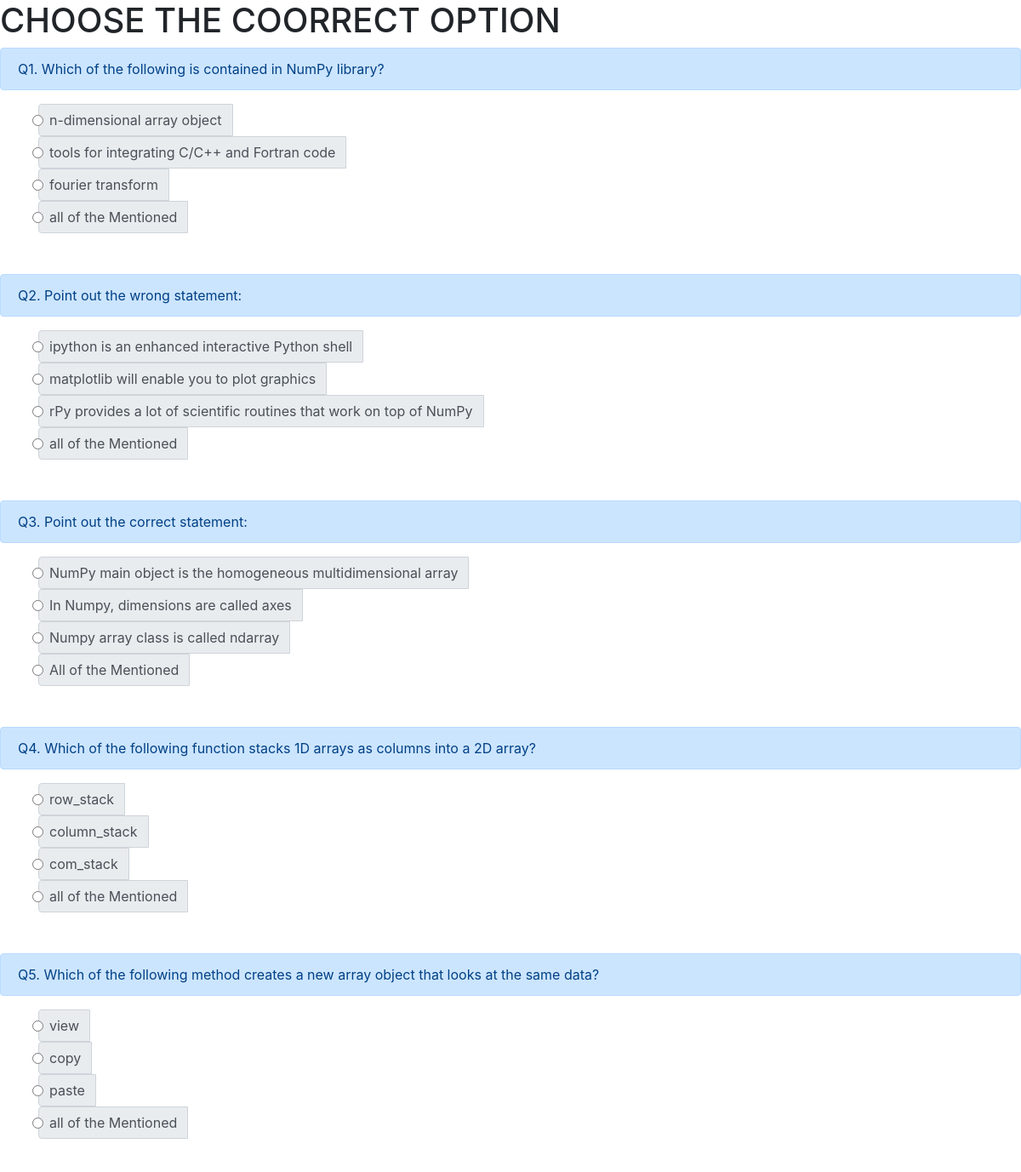
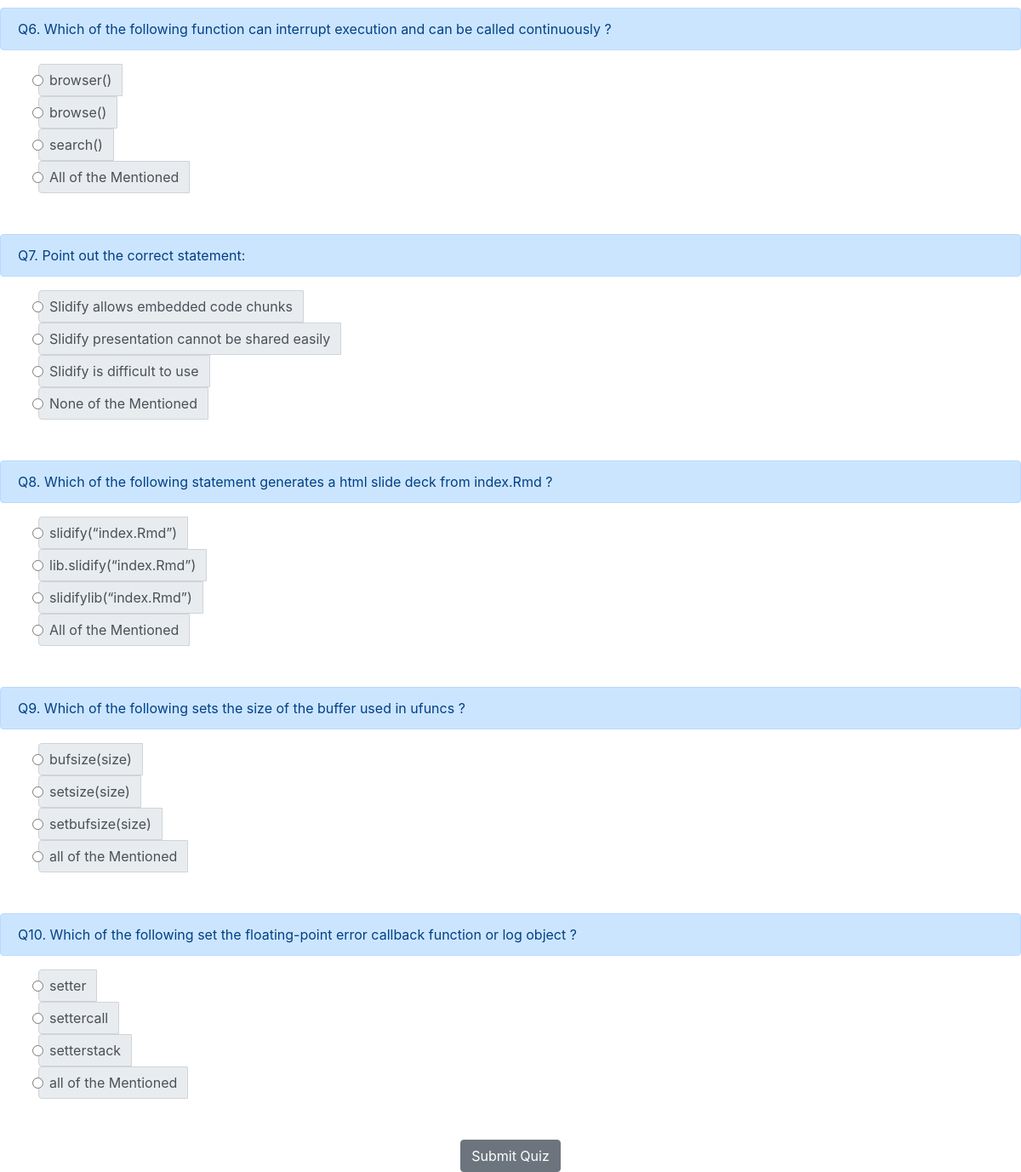
Page /poll/farm.html/ on the committed database (2 pictures, top to bottom).
### poll/models.py (models this page shows, shortened)
class Question(models.Model):
    ques_no = models.AutoField
    ques_desc = models.CharField(max_length=100)
    opa = models.CharField(max_length=100, default='')
    opb = models.CharField(max_length=100, default='')
    opc = models.CharField(max_length=100, default='')
    opd = models.CharField(max_length=100, default='')
    ans = models.CharField(max_length=100, default='')

### poll/views.py (the view)
# urls.py: path('farm.html/', views.farm, name="farm.html"),
def farm(request):
    questions = Question.objects.all()
    n = len(questions)
    if request.method == 'POST':
        count = 0
        options = request.POST.dict()
        for q_id, option in options.items():
            if q_id != 'csrfmiddlewaretoken':
                q = Question.objects.get(id=q_id)
                if q.ans == option:
                    count = count + 1
        cou = {'count': count, 'range': range(1, n), 'question': questions, 'q_id': q_id, 'option': options}
        return render(request, 'performance.html', cou)
    else:
        params = {'range': range(1, n), 'question': questions}
        return render(request, 'farm.html', params)

### templates/farm.html (shortened to what this page needs)
<!DOCTYPE html>
<html lang="en">
<head>
    <link rel="stylesheet" href="https://stackpath.bootstrapcdn.com/bootstrap/4.2.1/css/bootstrap.min.css">
</head>
<body>
<form action="" method="post" target="performance.html">
    <h1>CHOOSE THE COORRECT OPTION</h1>
    {% for i in question|slice:"0:" %}
        <div>
            <div class="alert alert-primary" role="alert">
            Q{{forloop.counter}}. {{i.ques_desc}}
            </div>
            <div class="container">
            <div class="input-group">
                <div class="input-group-prepend">
                    <div class="input-group-text">
                        <input class="form-check-input" type="radio" aria-label="Radio button for following text input" name="{{i.id}}" id={{i.id}} value="{{i.opa}}">
                        <label class="form-check-label" for={{i.id}}>{{i.opa}}</label>
                    </div>
                </div>
            </div>
            <div class="input-group">
                <div class="input-group-prepend">
                    <div class="input-group-text">
                <input class="form-check-input" type="radio" name="{{i.id}}" id="exampleRadios2" value="{{i.opb}}" >
                <label class="form-check-label" for={{i.id}}>{{i.opb}}</label>
            </div>
                </div>
            </div>
            <div class="input-group">
                <div class="input-group-prepend">
                    <div class="input-group-text">
                <input class="form-check-input" type="radio" name="{{i.id}}" id="exampleRadios3" value="{{i.opc}}">
                <label class="form-check-label" for="exampleRadios3">{{i.opc}}</label>
            </div>
                </div>
            </div>
            <div class="input-group">
                <div class="input-group-prepend">
                    <div class="input-group-text">
                <input class="form-check-input" type="radio" name="{{i.id}}" id="exampleRadios4" value="{{i.opd}}">
                <label class="form-check-label" for="exampleRadios4">{{i.opd}}</label>
            </div>
                </div>
            </div>
            </div>
        </div>
    <br>
    <br>
    {% endfor %}
<div class="container">
    <center><input class="btn btn-secondary" type="submit" value="Submit Quiz" /></center>
</div>
</form>
</body>
</html>

### rows in the picture
Question: ques_desc "Which of the following is contained in NumPy library?", opa "n-dimensional array object", opb "tools for integrating C/C++ and Fortran code", opc "fourier transform", opd "all of the Mentioned"
Question: ques_desc "Point out the wrong statement:", opa "ipython is an enhanced interactive Python shell", opb "matplotlib will enable you to plot graphics", opc "rPy provides a lot of scientific routines that work on top of NumPy", opd "all of the Mentioned"
Question: ques_desc "Point out the correct statement:", opa "NumPy main object is the homogeneous multidimensional array", opb "In Numpy, dimensions are called axes", opc "Numpy array class is called ndarray", opd "All of the Mentioned"
Question: ques_desc "Which of the following function stacks 1D arrays as columns into a 2D array?", opa "row_stack", opb "column_stack", opc "com_stack", opd "all of the Mentioned"
Question: ques_desc "Which of the following method creates a new array object that looks at the same data?", opa "view", opb "copy", opc "paste", opd "all of the Mentioned"
Question: ques_desc "Which of the following function can interrupt execution and can be called continuously ?", opa "browser()", opb "browse()", opc "search()", opd "All of the Mentioned"
Question: ques_desc "Point out the correct statement:", opa "Slidify allows embedded code chunks", opb "Slidify presentation cannot be shared easily", opc "Slidify is difficult to use", opd "None of the Mentioned"
Question: ques_desc "Which of the following statement generates a html slide deck from index.Rmd ?", opa "slidify(“index.Rmd”)", opb "lib.slidify(“index.Rmd”)", opc "slidifylib(“index.Rmd”)", opd "All of the Mentioned"
Question: ques_desc "Which of the following sets the size of the buffer used in ufuncs ?", opa "bufsize(size)", opb "setsize(size)", opc "setbufsize(size)", opd "all of the Mentioned"
Question: ques_desc "Which of the following set the floating-point error callback function or log object ?", opa "setter", opb "settercall", opc "setterstack", opd "all of the Mentioned"
